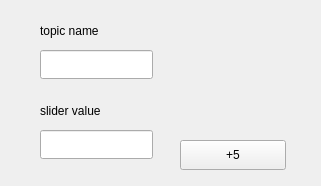
<?xml version="1.0" encoding="UTF-8"?>
<ui version="4.0">
 <class>Panel_Widget</class>
 <widget class="QWidget" name="Panel_Widget">
  <property name="geometry">
   <rect>
    <x>0</x>
    <y>0</y>
    <width>321</width>
    <height>186</height>
   </rect>
  </property>
  <property name="windowTitle">
   <string>Form</string>
  </property>
  <widget class="QLabel" name="topic_name1">
   <property name="geometry">
    <rect>
     <x>40</x>
     <y>20</y>
     <width>121</width>
     <height>21</height>
    </rect>
   </property>
   <property name="text">
    <string>topic name</string>
   </property>
  </widget>
  <widget class="QLabel" name="progressBar_value1">
   <property name="geometry">
    <rect>
     <x>40</x>
     <y>100</y>
     <width>121</width>
     <height>21</height>
    </rect>
   </property>
   <property name="text">
    <string>slider value</string>
   </property>
  </widget>
  <widget class="QPushButton" name="pushButton_add">
   <property name="geometry">
    <rect>
     <x>180</x>
     <y>140</y>
     <width>106</width>
     <height>30</height>
    </rect>
   </property>
   <property name="text">
    <string>+5</string>
   </property>
  </widget>
  <widget class="QLineEdit" name="topic_name">
   <property name="geometry">
    <rect>
     <x>40</x>
     <y>50</y>
     <width>113</width>
     <height>29</height>
    </rect>
   </property>
  </widget>
  <widget class="QLineEdit" name="progressBar_value">
   <property name="geometry">
    <rect>
     <x>40</x>
     <y>130</y>
     <width>113</width>
     <height>29</height>
    </rect>
   </property>
  </widget>
 </widget>
 <resources/>
 <connections/>
</ui>
